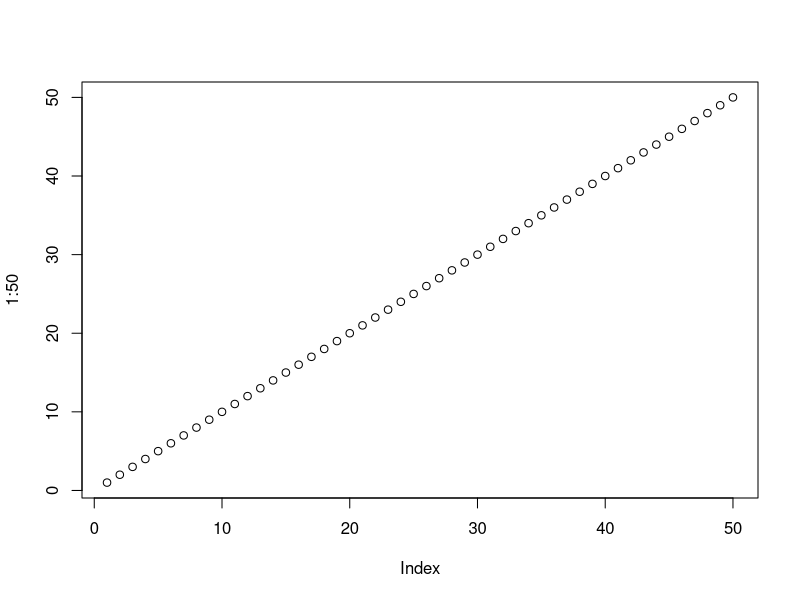
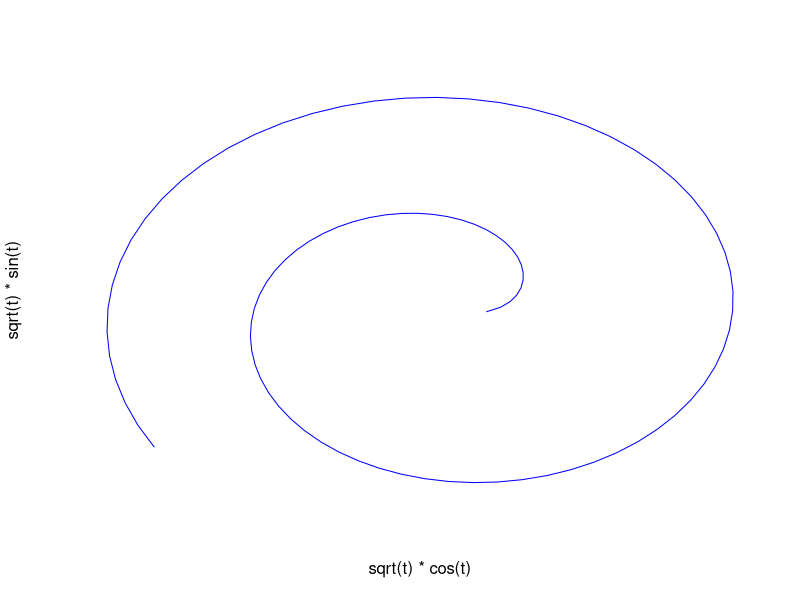

Write the R code that produced these figures, in order.
## ---- chunk 1
letters
## ---- chunk 2
LETTERS
## ---- chunk 3
month.abb
## ---- chunk 4
month.name
## ---- chunk 5
c(14, 6, 2016, 12)
## ---- chunk 6
3 + 4
## ---- chunk 7
300 / 100
## ---- chunk 8
10 - 9
## ---- chunk 9
2 ^ 4
## ---- chunk 10
12 %% 5
## ---- chunk 11
help(package="base")
## ---- chunk 12
c(3, 4, 10)
## ---- chunk 13
sum(c(3, 4, 10))
## ---- chunk 14
sqrt(121)
## ---- chunk 15
mean(c(3, 4, 10))
median(c(3, 4, 10))
max(c(3, 4, 10))
min(c(3, 4, 10))
## ---- chunk 16
my.first.variable <- "Hello world!"
my.second.variable <- 2019
## ---- chunk 17
print(my.first.variable)
cat(my.first.variable)
## ---- chunk 18
print(my.second.variable)
cat(my.second.variable)
## ---- chunk 19
v1 <- c(14, 6, 2016)
## ---- chunk 20
v1
## ---- chunk 21
View(mtcars)
## ---- chunk 22
v2 <- c("Hello", "world", "!")
v2
## ---- chunk 23
paste(v2, collapse=" ")
## ---- chunk 24
toupper(v2)
tolower(v2)
## ---- chunk 25
v3 <- 1:12
v3
## ---- chunk 26
seq(from=1, to=22, by=3)
## ---- chunk 27
vv <- seq(from=1, to=10, length.out=19)
vv
## ---- chunk 28
length(vv)
## ---- chunk 29
plot(1:50)
## ---- chunk 30
t <- (1:100) / 10
plot(sqrt(t) * cos(t), sqrt(t) * sin(t), type="l", axes=FALSE, col="blue")
## ---- chunk 31
v3
month.abb
## ---- chunk 32
names(v3) <- toupper(month.abb)
v3
## ---- chunk 33
names(v3)
## ---- chunk 34
v3 * 10
## ---- chunk 35
# LETTERS is a built-in variable that stored the uppercase letters of the alphabet:
LETTERS
## ---- chunk 36
LETTERS[11]
## ---- chunk 37
# The c() function generates a vector:
c(8,5,12,12,15)
## ---- chunk 38
h <- LETTERS[c(8,5,12,12,15)]
h
## ---- chunk 39
paste(h, collapse="")
## ---- chunk 40
v3
## ---- chunk 41
# v3[11]
v3["NOV"]
# v3["NOV"] * 10000
## ---- chunk 42
# c("JAN", "MAR")
# v3[c(1,3)]
v3[c("JAN", "MAR")]
## ---- chunk 43
v4 <- 1:3
v4
## ---- chunk 44
c(TRUE, FALSE, TRUE)
v4[c(TRUE, FALSE, TRUE)]
## ---- chunk 45
v4
v4 > 1
x <- v4 > 1
x
v4[x]
## ---- chunk 46
v3
is.numeric(v3)
class(3.5)
# typeof(v3) # integer = whole numbers
# typeof(3.5) # "double"
## ---- chunk 47
v2
class(v2)
# is.character(v2)
# is.numeric(v2)
# typeof(v2)
## ---- chunk 48
10 > 2
2 > 10
3 == 3.0
4 == 5
## ---- chunk 49
1:10         # generates a vector of numbers from 1 to 10
1:10 >= 5    # generates a vector of boolean values
## ---- chunk 50
v5 <- 1:10 >= 5
v5
## ---- chunk 51
names(v5) <- paste("No.", 1:10, sep="")
v5
## ---- chunk 52
class(v5)
is.logical(v5)
# is.logical(letters)
# typeof(letters)
# is.numeric(1:10)
# is.numeric(1.2)
## ---- chunk 53
# generates a vector
1:24
## ---- chunk 54
mx1 <- matrix(1:24, ncol=6)
mx1
## ---- chunk 55
# Fill by column:
# mx2 <- matrix(LETTERS[1:24], nrow=6, byrow=FALSE)
# mx2
## ---- chunk 56
# Fill by row:
# mx3 <- matrix(LETTERS[1:24], nrow=6, byrow=TRUE)
# mx3
## ---- chunk 57
# v3
v3 * 100
## ---- chunk 58
# mx1
mx1 + 1000
## ---- chunk 59
# Transpose a matrix with 't()' function:
# mx1
# t(mx1)
## ---- chunk 60
# 'iris' is another variable 'built into' R that stores a data frame:
# class(iris)
# class(mx1)
## ---- chunk 61
df1 <- data.frame(Name=c("Jane", "Jack", "Jaim"),
                  Age=c(5, 12, 30),
                  Female=c(TRUE, FALSE, FALSE))
df1
## ---- chunk 62
sapply(df1, class)
## ---- chunk 63
View(df1)
